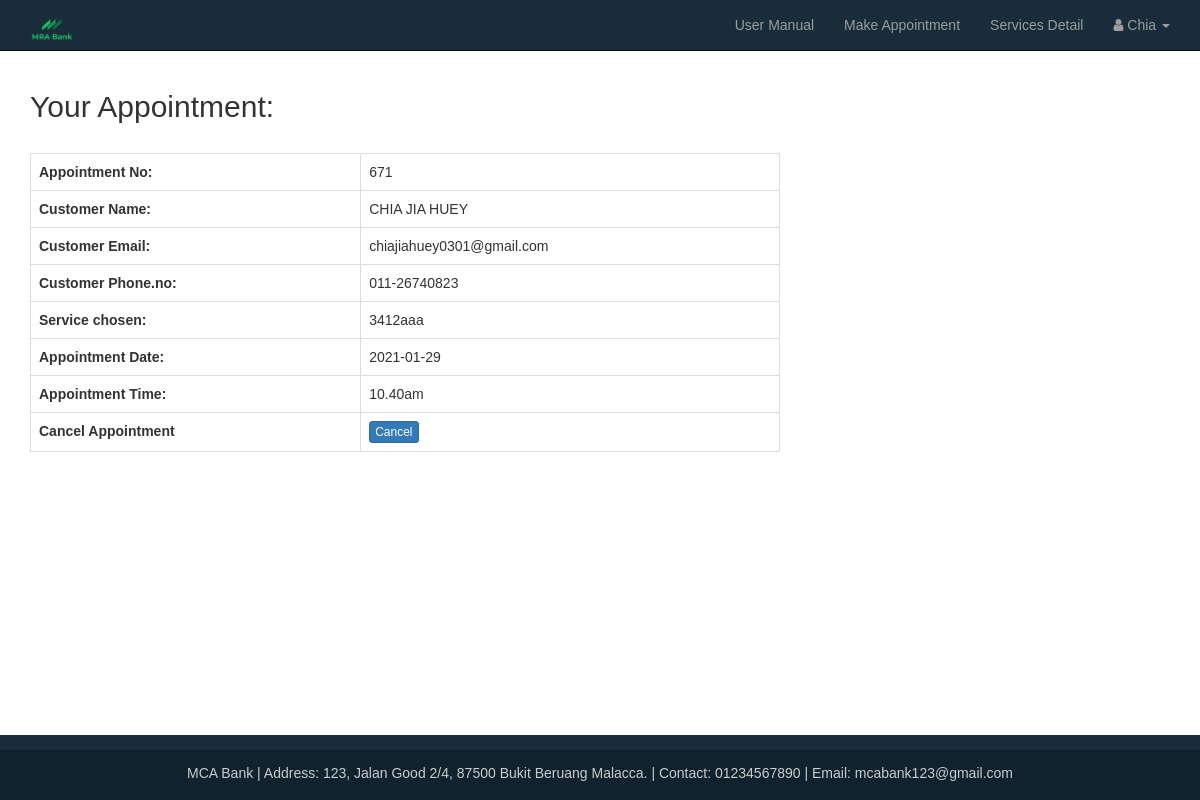
/cus_appo_record.php (signed in), run on the app's committed database.
### tables this page shows
CREATE TABLE `appointment` (
  `appointment_id` int(3) NOT NULL,
  `ser_id` int(3) NOT NULL,
  `cus_id` int(3) NOT NULL,
  `cus_name` varchar(255) NOT NULL,
  `cus_email` varchar(255) NOT NULL,
  `cus_phoneno` varchar(255) NOT NULL,
  `date` date NOT NULL,
  `time_list` varchar(10) NOT NULL
);

CREATE TABLE `services` (
  `ser_id` int(3) NOT NULL,
  `type_cat_id` int(3) NOT NULL,
  `ser_name` varchar(255) NOT NULL,
  `ser_author` varchar(255) NOT NULL,
  `date_posted` date NOT NULL,
  `ser_desc` text NOT NULL
);

### cus_appo_record.php (the view, shortened to what this page needs)
<?php include "includes/header.php"; ?>
<?php include "includes/navigation.php";
?>
    <div class="container">
        <div class="row">
            <div class="col-md-8">
                        <h2>Your Appointment: </h2>
                <?php
						if($curr_cus_id = $_SESSION['s_cus_id']){
						$query = "SELECT * FROM appointment INNER JOIN services ON appointment.ser_id = services.ser_id where appointment.cus_id = $curr_cus_id ORDER BY appointment_id DESC LIMIT 1";
                        $pick_appointment = mysqli_query($connection, $query);
				        while ($row = mysqli_fetch_assoc($pick_appointment)) {
							$cus_name = $row['cus_name'];
							$cus_email = $row['cus_email'];
                            $cus_phoneno = $row['cus_phoneno'];
                            $date = $row['date'];
                            $time = $row['time_list'];
							$appointment_id = $row['appointment_id'];
							$ser_id = $row['ser_id'];
							$ser_name = $row['ser_name'];
                ?>
                        <table class="table table-bordered table-hover" style="width: 100%; ">
						  <tbody>
							<tr>
							  <td><b>Appointment No:</b> </td>
							  <td><?php echo $appointment_id; ?></td>
							</tr>
                            <tr>
							  <td><b>Customer Name:</b> </td>
							  <td><?php echo $cus_name; ?></td>
							</tr>
							<tr>
							  <td><b>Customer Email:</b> </td>
							  <td><?php echo $cus_email; ?></td>
							</tr>
							<tr>
							  <td><b>Customer Phone.no:</b> </td>
							  <td><?php echo $cus_phoneno; ?></td>
							</tr>
						    <tr>
							  <td><b>Service chosen:</b> </td>
							  <td><?php echo $ser_name; ?></td>
							</tr>
                            <tr>
							  <td><b>Appointment Date:</b> </td>
							  <td><?php echo $date; ?></td>
							</tr>
							<tr>
							  <td><b>Appointment Time:</b> </td>
							  <td><?php echo $time; ?></td>
							</tr>
                            <tr>
                                <td><b>Cancel Appointment</b></td>
							<td>
                              <form action="includes/cancel.php?appointment_id=<?php echo $appointment_id ?>&ser_id=<?php echo $ser_id ?>" method="post">
								  <button class="btn btn-primary btn-xs" name="cancel">Cancel</button>
                                </form>
                            </td>
                            </tr>
							<br>
						  </tbody>
						</table>
                </div>
				<?php }
					}
                else {
				echo "<script type='text/javascript'>
			alert('Please login first!');
            window.location='loginPage.php';
		</script>";
					}
					?>
            </div>
        </div>
<?php include "includes/footer.php"; ?>

### includes/header.php (style rules this page uses)
html { height: 100%; }

### data on the page
appointment: appointment_id "671", cus_name "CHIA JIA HUEY", cus_email "chiajiahuey0301@gmail.com", cus_phoneno "011-26740823", ser.ser_name "3412aaa", date "2021-01-29", time_list "10.40am"

### other printed values
$_SESSION['s_cus_name'] "Chia"
